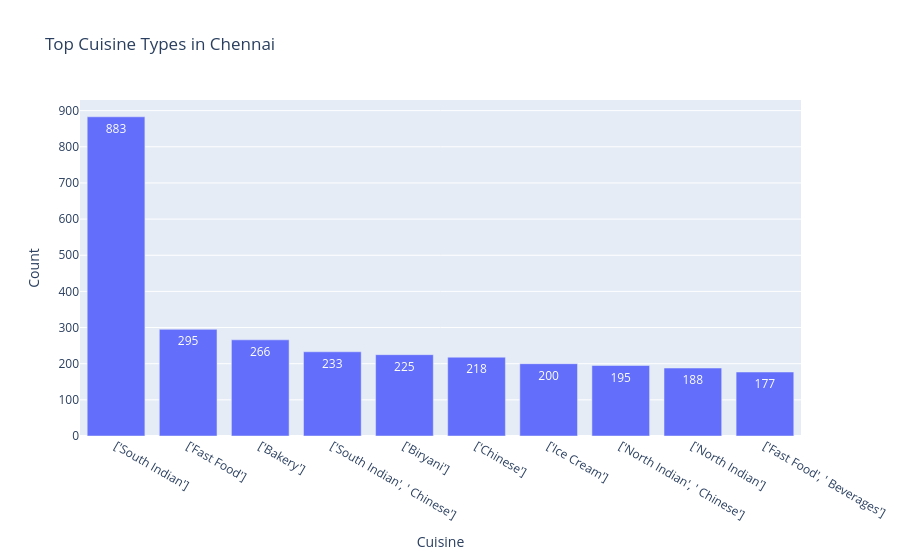

Notebook source saved alongside this figure:
### Code cell
fig = px.bar(
    cuisine_df.head(10),
    x="Cuisine",
    y="Count",
    text="Count",
    title="Top Cuisine Types in Chennai"
)

fig.show()

### Figure 1 — Plotly figure (JSON) as saved in the notebook; plotly's stock layout.template omitted (floating-point values rounded to 4 significant figures)
{"data": [{"hovertemplate": "Cuisine=%{x}<br>Count=%{text}<extra></extra>", "legendgroup": "", "marker": {"color": "#636efa", "pattern": {"shape": ""}}, "name": "", "orientation": "v", "showlegend": false, "text": [883.0, 295.0, 266.0, 233.0, 225.0, 218.0, 200.0, 195.0, 188.0, 177.0], "textposition": "auto", "type": "bar", "x": ["['South Indian']", "['Fast Food']", "['Bakery']", "['South Indian', ' Chinese']", "['Biryani']", "['Chinese']", "['Ice Cream']", "['North Indian', ' Chinese']", "['North Indian']", "['Fast Food', ' Beverages']"], "xaxis": "x", "y": [883, 295, 266, 233, 225, 218, 200, 195, 188, 177], "yaxis": "y"}], "layout": {"barmode": "relative", "legend": {"tracegroupgap": 0}, "title": {"text": "Top Cuisine Types in Chennai"}, "xaxis": {"anchor": "y", "domain": [0, 1], "title": {"text": "Cuisine"}}, "yaxis": {"anchor": "x", "domain": [0, 1], "title": {"text": "Count"}}}}
